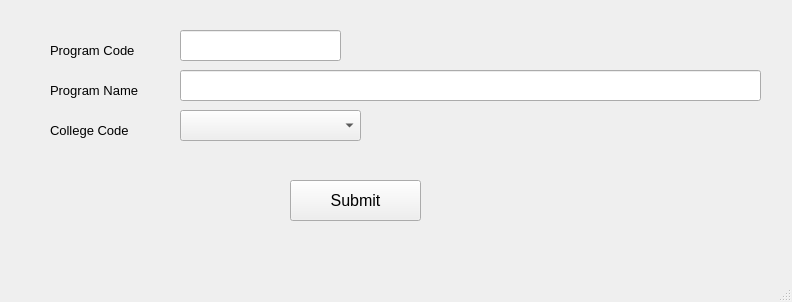
<?xml version="1.0" encoding="UTF-8"?>
<ui version="4.0">
 <class>editProgramWindow2</class>
 <widget class="QMainWindow" name="editProgramWindow2">
  <property name="geometry">
   <rect>
    <x>0</x>
    <y>0</y>
    <width>792</width>
    <height>302</height>
   </rect>
  </property>
  <property name="windowTitle">
   <string>Edit Program</string>
  </property>
  <widget class="QWidget" name="centralwidget">
   <widget class="QLabel" name="label_3">
    <property name="geometry">
     <rect>
      <x>50</x>
      <y>120</y>
      <width>101</width>
      <height>21</height>
     </rect>
    </property>
    <property name="font">
     <font>
      <pointsize>10</pointsize>
     </font>
    </property>
    <property name="text">
     <string>College Code</string>
    </property>
   </widget>
   <widget class="QLabel" name="label">
    <property name="geometry">
     <rect>
      <x>50</x>
      <y>40</y>
      <width>111</width>
      <height>21</height>
     </rect>
    </property>
    <property name="font">
     <font>
      <pointsize>10</pointsize>
     </font>
    </property>
    <property name="text">
     <string>Program Code</string>
    </property>
   </widget>
   <widget class="QLineEdit" name="programNameNew">
    <property name="geometry">
     <rect>
      <x>180</x>
      <y>70</y>
      <width>581</width>
      <height>31</height>
     </rect>
    </property>
    <property name="font">
     <font>
      <pointsize>10</pointsize>
     </font>
    </property>
   </widget>
   <widget class="QLineEdit" name="programCodeNew">
    <property name="geometry">
     <rect>
      <x>180</x>
      <y>30</y>
      <width>161</width>
      <height>31</height>
     </rect>
    </property>
    <property name="font">
     <font>
      <pointsize>10</pointsize>
     </font>
    </property>
   </widget>
   <widget class="QLabel" name="label_2">
    <property name="geometry">
     <rect>
      <x>50</x>
      <y>80</y>
      <width>111</width>
      <height>21</height>
     </rect>
    </property>
    <property name="font">
     <font>
      <pointsize>10</pointsize>
     </font>
    </property>
    <property name="text">
     <string>Program Name</string>
    </property>
   </widget>
   <widget class="QPushButton" name="submitProgram">
    <property name="geometry">
     <rect>
      <x>290</x>
      <y>180</y>
      <width>131</width>
      <height>41</height>
     </rect>
    </property>
    <property name="font">
     <font>
      <pointsize>12</pointsize>
     </font>
    </property>
    <property name="text">
     <string>Submit</string>
    </property>
   </widget>
   <widget class="QComboBox" name="collegeCodeNew">
    <property name="geometry">
     <rect>
      <x>180</x>
      <y>110</y>
      <width>181</width>
      <height>31</height>
     </rect>
    </property>
    <property name="font">
     <font>
      <pointsize>10</pointsize>
     </font>
    </property>
   </widget>
  </widget>
  <widget class="QMenuBar" name="menubar">
   <property name="geometry">
    <rect>
     <x>0</x>
     <y>0</y>
     <width>792</width>
     <height>26</height>
    </rect>
   </property>
  </widget>
  <widget class="QStatusBar" name="statusbar"/>
 </widget>
 <resources/>
 <connections/>
</ui>
